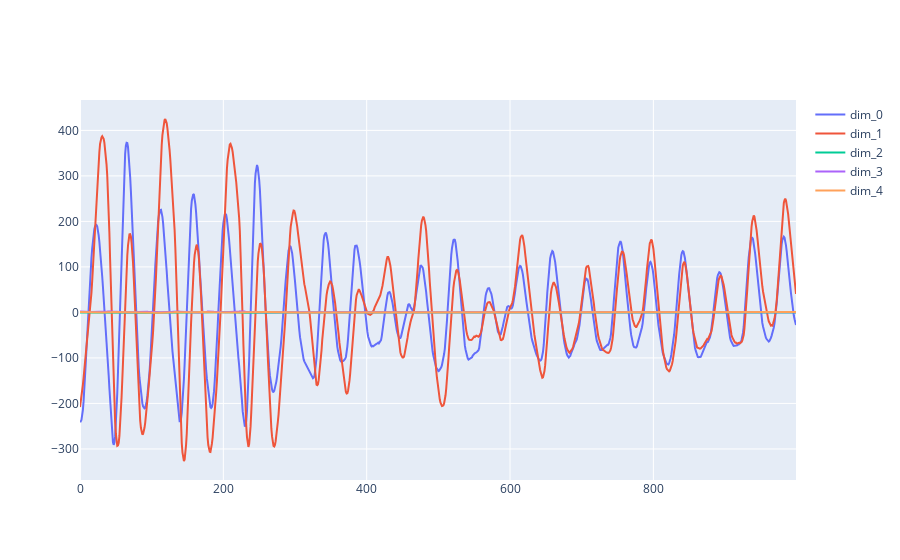

The cell this chart's notebook holds for it:
### Code cell
index = 1760

sample = x_train.loc[index].to_numpy()
print("sample label:", y_train[index])

go.Figure().add_traces([
    go.Scatter(y=sample[0], name='dim_0'),
    go.Scatter(y=sample[1], name='dim_1'),
    go.Scatter(y=sample[2], name='dim_2'),
    go.Scatter(y=sample[3], name='dim_3'),
    go.Scatter(y=sample[4], name='dim_4')
])

### Figure 1 — Plotly figure (JSON) as saved in the notebook; plotly's stock layout.template omitted (floating-point values rounded to 4 significant figures; data arrays with more than 128 entries replaced by an {"elided": "..."} marker saying what was removed)
{"data": [{"name": "dim_0", "type": "scatter", "y": {"elided": "1000 float values"}}, {"name": "dim_1", "type": "scatter", "y": {"elided": "1000 float values"}}, {"name": "dim_2", "type": "scatter", "y": {"elided": "1000 float values"}}, {"name": "dim_3", "type": "scatter", "y": {"elided": "1000 float values"}}, {"name": "dim_4", "type": "scatter", "y": {"elided": "1000 float values"}}], "layout": {}}
